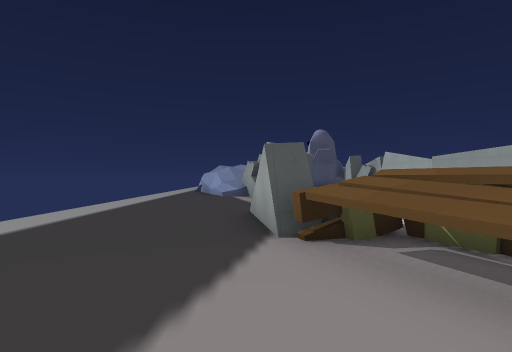
[1] (above)

13 first-person views from a walk through a Godot game level. The camera is 1.5 m above the floor, looks level and sees 80° across. The floor is counted in squares, 2 m on a side. Each view is taken from the middle of a square. On the plan, view 1 faces up. The plan holds only what a view shows up to about 10 squares ahead; the rest is blank. The place goes on beyond the plan. Some surface patterns are stand-ins.

[2]
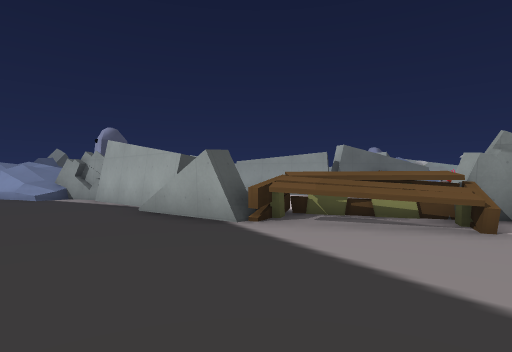

[3]
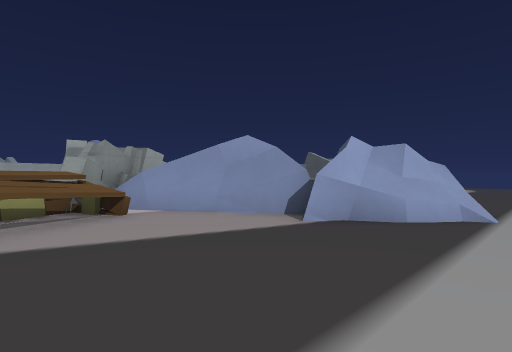

[4]
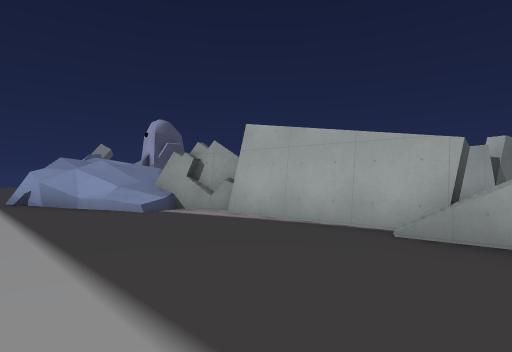

[5]
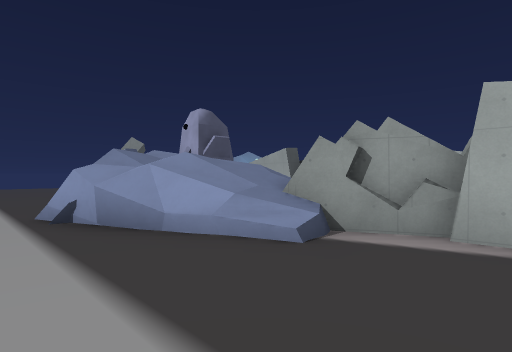

[6]
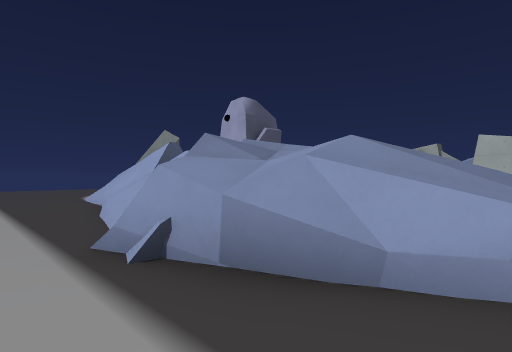

[7]
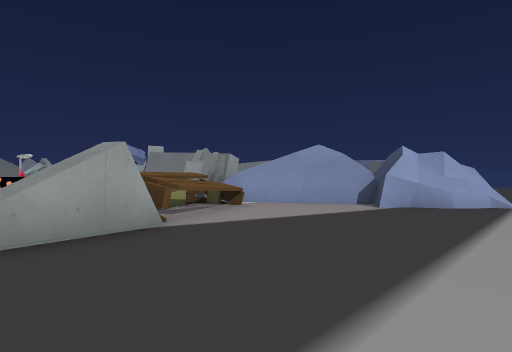

[8]
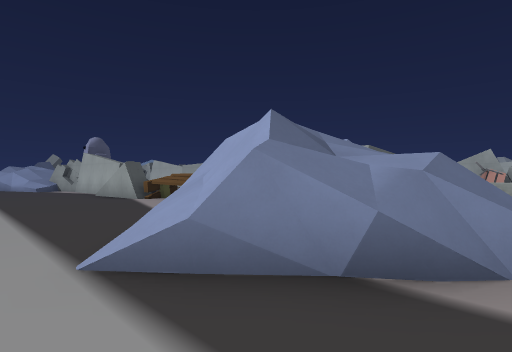

[9]
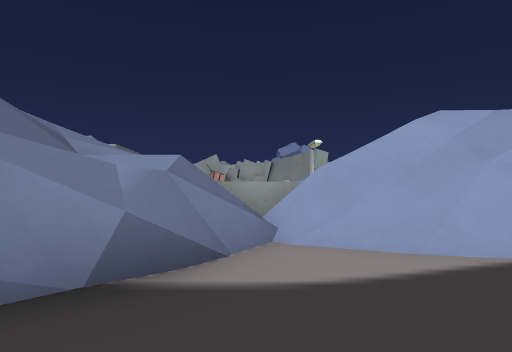

[10]
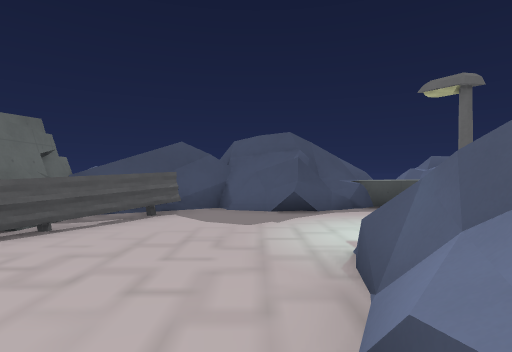

[11]
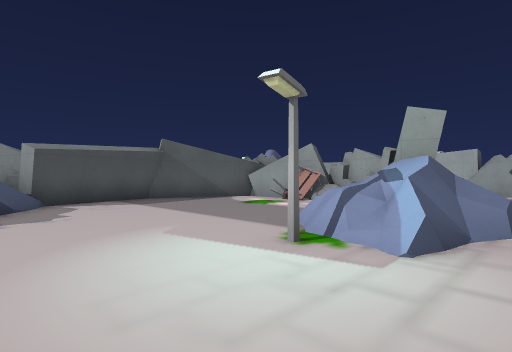

[12]
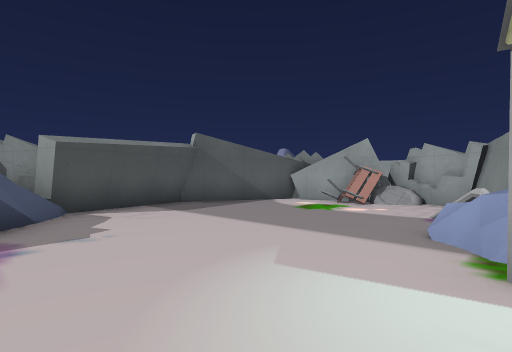

[13]
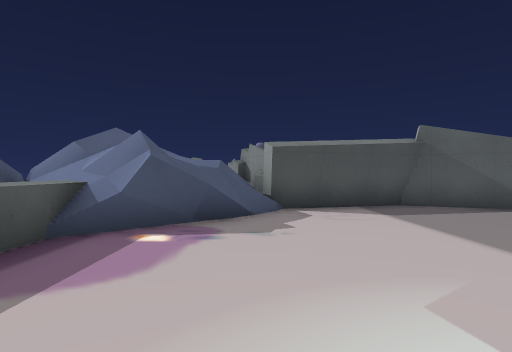

### Floor plan
Key: @ floor where view 1 was taken; # wall or solid block; x gap in a wall; . main floor; : floor 2 m higher than the main floor; / step, stairs or slope; = window, fence, low wall or low ledge; ^ raised ledge; v drop or lower ground; S streetlight; B bench; T tire; O other object.
Columns run from 4 left of view 1 to 12 right of it. Each row starts with its distance up from view 1.
 24  ..
 23  ../
 22  ../
 21  ..##
 20  ..==
 19  .///
 18  .//
 17 ..//
 16 ..#=
 15 ..==
 14 ..x:x
 13 ..##=
 12 ...=#
 11 ...###
 10 .....#
  9 .....#
  8 .....#
  7 .....#     ##
  6 ....##
  5 ....#O
  4 .....O#
  3 .....^#
  2 .....^#.
  1 ......^#.
  0 ....@..## #####
 -1 .....######...##
 -2 ..=######......#
 -3 ..=#v#=#.......##
 -4 ..##vv=........BT
 -5 ..#=##..........T
 -6 .../==..........#
 -7  ..//x=....=##.##
 -8  ..//==.. S####
 -9  ..///#.../##.
-10      v#.......
-11     ##.......
-12      =##....
-13      # ##=.
-14      =####

Positions as (right, up) in squares from view 1, and headings:
1: (0, 0), facing up
2: (-3, 0), facing up-right
3: (-4, 3), facing down-right
4: (-4, 5), facing up-right
5: (-4, 9), facing up-right
6: (-4, 12), facing up-right
7: (-4, 6), facing down-right
8: (-4, -6), facing up-right
9: (-4, -6), facing right
10: (9, -10), facing left
11: (3, -10), facing up-right
12: (3, -8), facing up-right
13: (4, -8), facing up
